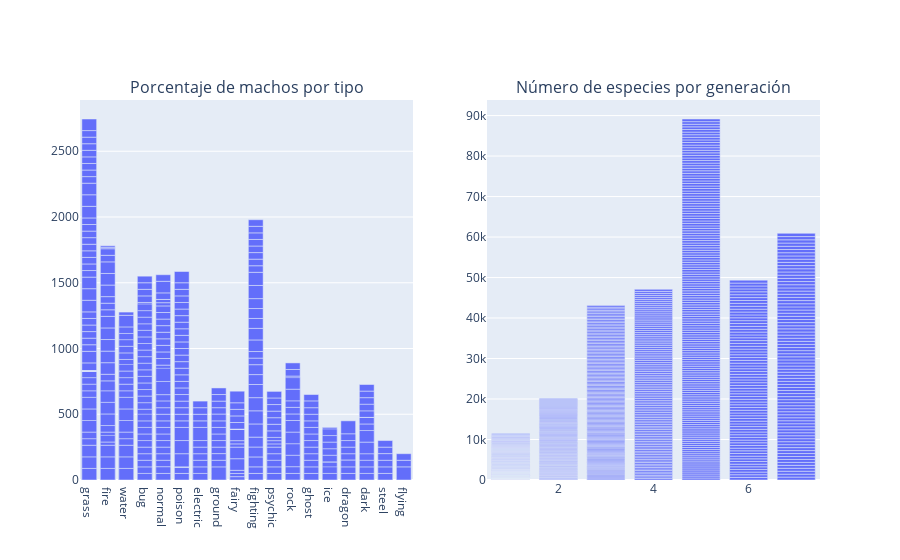

The notebook cell this image was saved under:
### Code cell
import plotly.subplots as plt



# Creamos el gráfico de barras para el porcentaje de machos por tipo
fig1 = px.bar(df, x='type1', y='percentage_male', title='Porcentaje de machos por tipo')

# Creamos el gráfico de barras para el número de especies por generación
fig2 = px.bar(df, x='generation', y='pokedex_number', title='Número de especies por generación')

# Creamos el objeto Figure con los dos subplots
fig = plt.make_subplots(rows=1, cols=2, subplot_titles=('Porcentaje de machos por tipo', 'Número de especies por generación'))

# Añadimos los gráficos a la figura
fig.add_trace(fig1['data'][0], row=1, col=1)
fig.add_trace(fig2['data'][0], row=1, col=2)

# Mostramos el gráfico
fig.show()

### Figure 1 — Plotly figure (JSON) as saved in the notebook; plotly's stock layout.template omitted (floating-point values rounded to 4 significant figures; data arrays with more than 128 entries replaced by an {"elided": "..."} marker saying what was removed)
{"data": [{"alignmentgroup": "True", "hovertemplate": "type1=%{x}<br>percentage_male=%{y}<extra></extra>", "legendgroup": "", "marker": {"color": "#636efa", "pattern": {"shape": ""}}, "name": "", "offsetgroup": "", "orientation": "v", "showlegend": false, "textposition": "auto", "type": "bar", "x": {"elided": "801 str values"}, "xaxis": "x", "y": {"elided": "801 float values"}, "yaxis": "y"}, {"alignmentgroup": "True", "hovertemplate": "generation=%{x}<br>pokedex_number=%{y}<extra></extra>", "legendgroup": "", "marker": {"color": "#636efa", "pattern": {"shape": ""}}, "name": "", "offsetgroup": "", "orientation": "v", "showlegend": false, "textposition": "auto", "type": "bar", "x": {"elided": "801 int values"}, "xaxis": "x2", "y": {"elided": "801 int values"}, "yaxis": "y2"}], "layout": {"annotations": [{"font": {"size": 16}, "showarrow": false, "text": "Porcentaje de machos por tipo", "x": 0.225, "xanchor": "center", "xref": "paper", "y": 1, "yanchor": "bottom", "yref": "paper"}, {"font": {"size": 16}, "showarrow": false, "text": "Número de especies por generación", "x": 0.775, "xanchor": "center", "xref": "paper", "y": 1, "yanchor": "bottom", "yref": "paper"}], "xaxis": {"anchor": "y", "domain": [0, 0.45]}, "xaxis2": {"anchor": "y2", "domain": [0.55, 1]}, "yaxis": {"anchor": "x", "domain": [0, 1]}, "yaxis2": {"anchor": "x2", "domain": [0, 1]}}}
